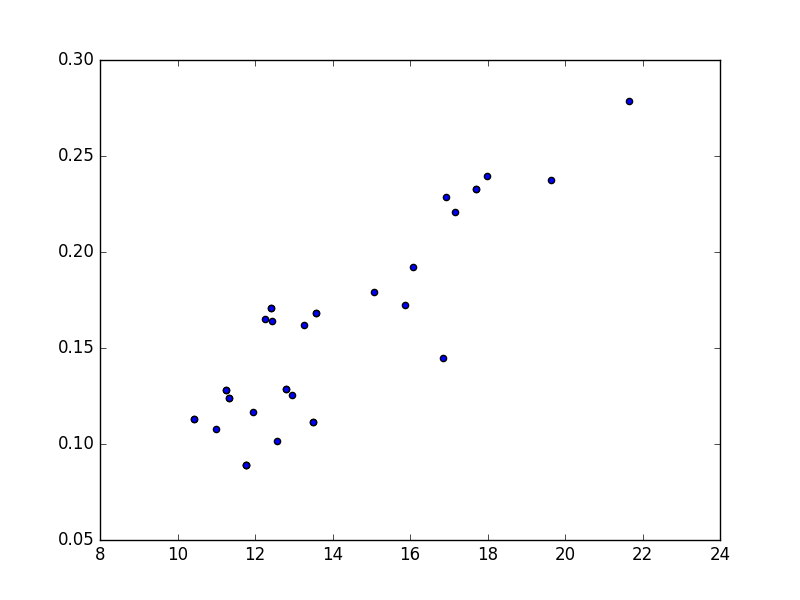

Generate this figure with Python:
import iprofile
import math
import numpy as np
import scipy.cluster.hierarchy as sch
import navigate
import matplotlib.pyplot as plt
from mantid import simpleapi as msapi

# Load centroid names
cframe = tuple(str(int(l.strip()))
               for l in open('centroids.names').readlines())  # trajectory frame for each centroid
ncentroids = len(cframe)

# Populate rms and sim matrixes
ws = msapi.LoadNexus("centroids.sans.nxs")  # Load I(Q) for each centroid
rmsM = np.zeros(ncentroids ** 2).reshape(ncentroids, ncentroids)
simM = np.zeros(ncentroids ** 2).reshape(ncentroids, ncentroids)
counter = 0
for line in open('rms.matrix', 'r').readlines():
    id1, id2, rms = list(i for i in line.strip().split())
    id1 = int(id1)
    id2 = int(id2)
    if id1 < 0:
        break
    rmsM[id1][id2] = float(rms)
    rmsM[id2][id1] = rmsM[id1][id2]
    simM[id1][id2] = math.sqrt(iprofile.similarity(ws.dataY(id1), ws.dataY(id2)))
    simM[id2][id1] = simM[id1][id2]
    counter += 1
    if not counter%1000:
        print(counter)

# Calculate average rms and average sim between clusters
rmsl = list()
siml = list()
max_cluster_level = 5
Z = np.loadtxt('./centroids.linkage_matrix')
root_node = sch.to_tree(Z)
cad = navigate.clusters_afloat_depth(root_node, depth=max_cluster_level)
for level in range(1, len(cad)):
    clusters = cad[level]  # list of clusters at a particular level from the root node
    nclusters = len(clusters)
    for i in range(nclusters-1):
        for j in range(i+1, nclusters):
            rms = 0.0
            sim = 0.0
            ileafs = [leaf.id for leaf in navigate.leafs_under_node(clusters[i])]
            jleafs = [leaf.id for leaf in navigate.leafs_under_node(clusters[j])]
            for il in ileafs:
                for jl in jleafs:
                    rms += rmsM[il][jl]
                    sim += simM[il][jl]
            rmsl.append(rms/(len(ileafs)*len(jleafs)))
            siml.append(sim/(len(ileafs)*len(jleafs)))
np.savetxt('correlate_avrms_avI.dat',np.array([rmsl,siml]).transpose())
plt.scatter(rmsl, siml)
plt.show()
